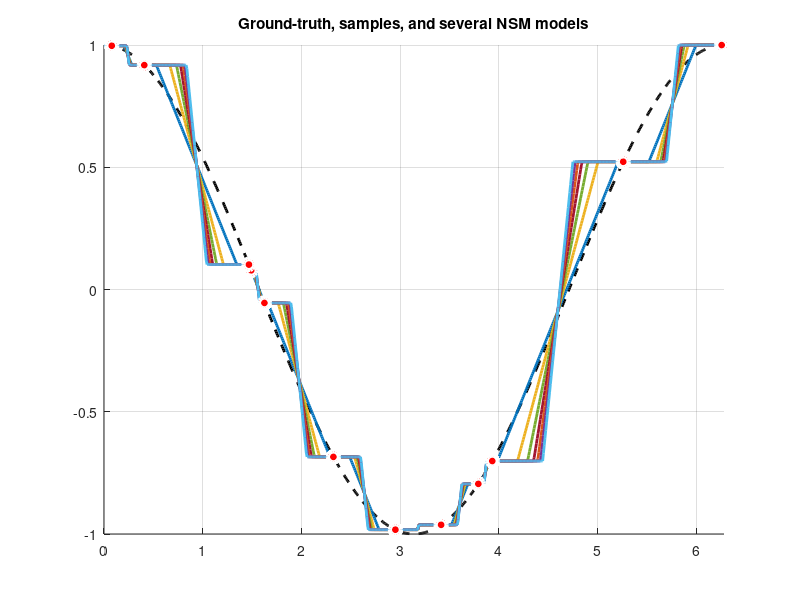
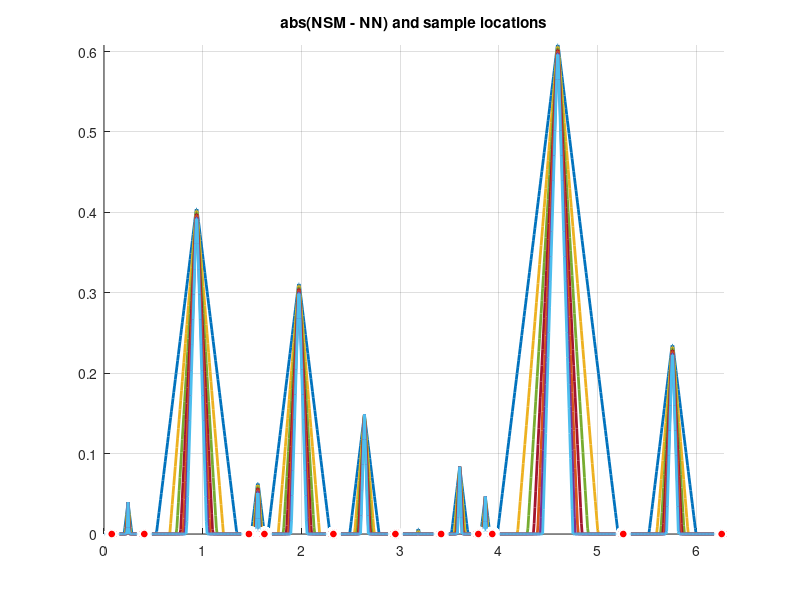

The MATLAB source for these figures, in order:
% Supplementary material for the paper 'NSM Converges to a k-NN Regressor 
% Under Loose Lipschitz Estimates' by E. T. Maddalena and C. N. Jones

% Univariate example
clear all; clc
close all
rng(3); 

% Ground-truth
f = @(x) cos(x); % L^star is 1

xmin = 0; xmax = 2*pi;
X = xmin:xmax/800:xmax;

nSamples = 12;
indexes = randi(801,nSamples,1);
x = X(indexes);
fx = f(x);

figure(1); hold on; grid on
plot(X,f(X),'--k','LineWidth',2);

% NN model
for i = 1:(numel(X)) 
    point = X(i);
    point = repmat(point,1,nSamples);
    nor = abs(point - x);
    index = find(nor == min(nor));
    Vor(i) = index(1);
    NN(i) = fx(Vor(i));
end
NN = reshape(NN,size(X,1),size(X,2));

% Using a set of Lipschitz estimates
for Lf = 1:0.5:4

    % ceiling and floor
    for i = 1:nSamples
        H{i} = fx(i) + Lf*abs((x(i)'-X(:)')');
        L{i} = fx(i) - Lf*abs((x(i)'-X(:)')');
    end
    Htemp = [];
    Ltemp = [];
    for i = 1:nSamples
        Htemp = [Htemp; H{i}'];
        Ltemp = [Ltemp; L{i}'];
    end
    Ceiling = min(Htemp); Floor = max(Ltemp);
    Ceiling = reshape(Ceiling,size(X,1),size(X,2));
    Floor = reshape(Floor,size(X,1),size(X,2));

    % nominal model
    NSM = .5*(Ceiling+Floor);
    NSM = reshape(NSM,size(X,1),size(X,2));

    figure(1); hold on; grid on
    title('Ground-truth, samples, and several NSM models')
    plot(X,NSM,'-','LineWidth',2);
    plot(x,fx,'o','MarkerSize',8,'LineWidth',3,'MarkerFaceColor', 'r','MarkerEdgeColor', 'w'); axis('tight')
    
    % OBS. Note that all peaks coincide
    figure(2); hold on; grid on
    title('abs(NSM - NN) and sample locations')
    plot(X,abs(NSM-NN),'-','LineWidth',2);
    plot(x,zeros(nSamples,1),'o','MarkerSize',8,'LineWidth',3,'MarkerFaceColor', 'r','MarkerEdgeColor', 'w'); axis('tight')
    
end

% EOF
